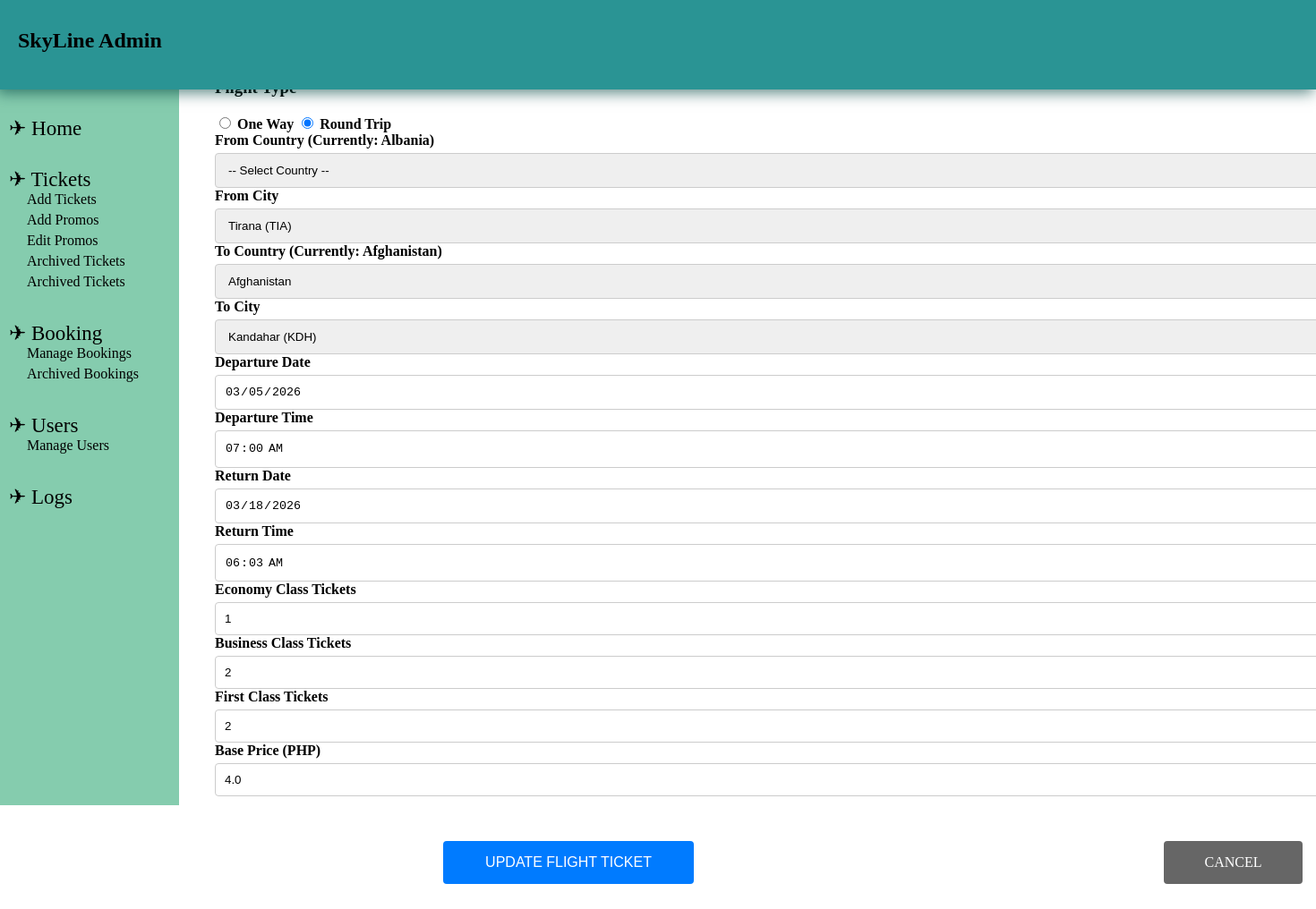
/edittickets/2, run on an earlier commit of the app's database.
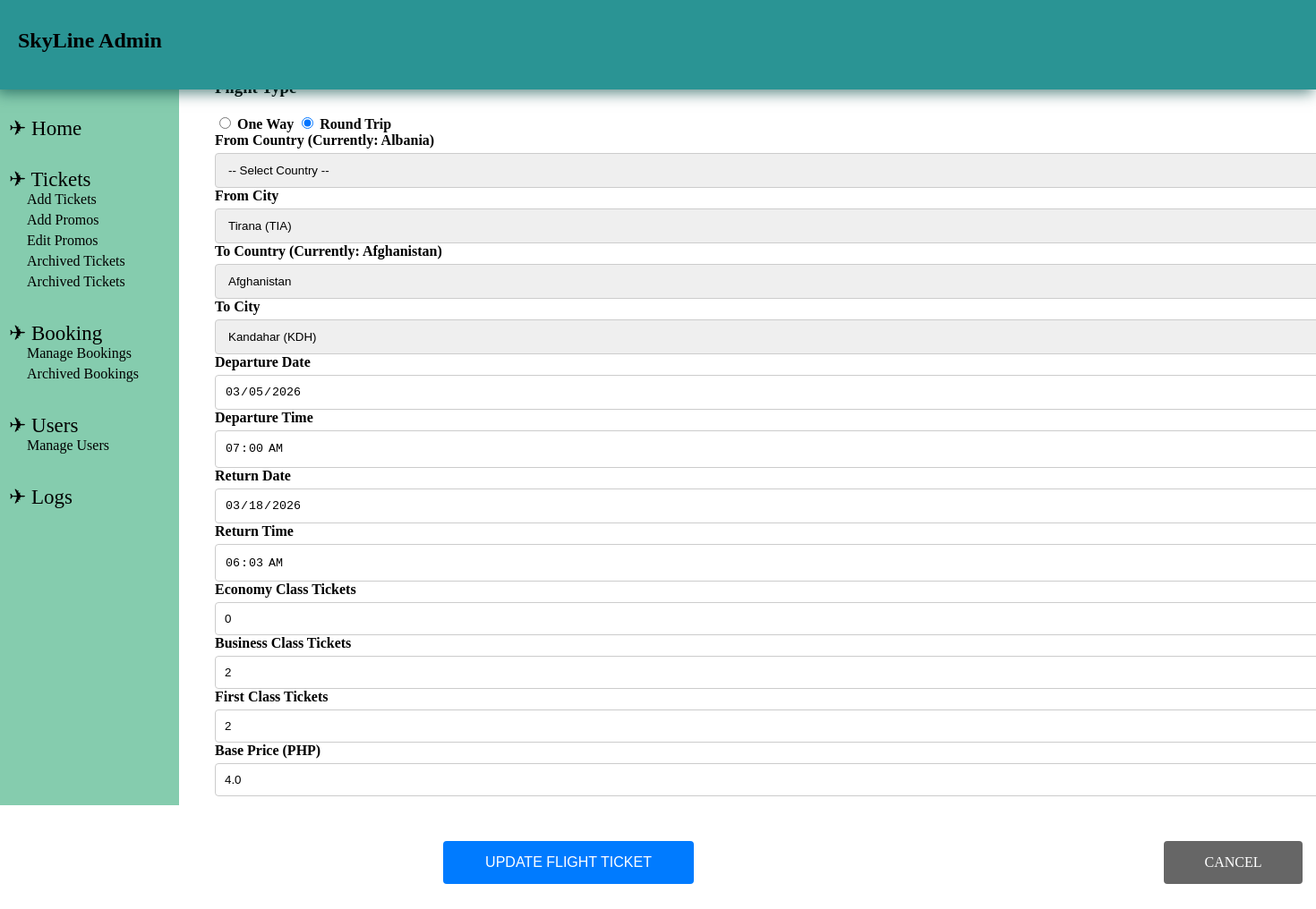
And on a later commit of the database.
### app.py (models this page shows)
class Flight(db.Model):
    id = db.Column(db.Integer, primary_key=True)
    from_country = db.Column(db.String(50), nullable=False)
    from_city = db.Column(db.String(50), nullable=False)
    to_country = db.Column(db.String(50), nullable=False)
    to_city = db.Column(db.String(50), nullable=False)
    dep_date = db.Column(db.String(20), nullable=False)
    dep_time = db.Column(db.String(20), nullable=False)
    ret_date = db.Column(db.String(20), nullable=False)
    ret_time = db.Column(db.String(20), nullable=False)
    duration = db.Column(db.String(20), nullable=False)
    tickets_economy = db.Column(db.Integer)
    tickets_business = db.Column(db.Integer)
    tickets_first = db.Column(db.Integer)
    price = db.Column(db.Float, nullable=False)
    promo_code = db.Column(db.String(50), nullable=False)
    trip_type=db.Column(db.String(50), nullable=False)

### app.py (the view, shortened to what this page needs)
@app.route('/edittickets/<int:flight_id>', methods=['GET', 'POST'])
def edittickets(flight_id):
    flight = Flight.query.get_or_404(flight_id)
    return render_template('edittickets.html', flight=flight)

### app.py (called while the page is built)
@app.after_request
def add_header(response):
    response.headers["Cache-Control"] = "no-cache, no-store, must-revalidate"
    response.headers["Pragma"] = "no-cache"
    response.headers["Expires"] = "0"
    return response

### templates/edittickets.html (shortened to what the changed rows need)
<!DOCTYPE html>
<html lang="en">
<head>
    <title>SkyLine Admin | Edit Flight</title> <link rel="stylesheet" href="{{ url_for('static', filename='adminstyle.css') }}">
</head>
<body style="height: fit-content;">
    <div class="header">
        <h2 style="margin: 32px auto auto 20px;">SkyLine Admin</h2>
    </div>
<div class="allbody" style="display: flex;">
        <div class="main-content" style="margin-left: 220px; padding: 20px; width: 100%;">
            <div class="form-container">
                <form action="{{ url_for('edittickets', flight_id=flight.id) }}" method="POST">
                    <h2 style="color: #004d4d;">Update Flight Ticket #{{ flight.id }}</h2>
                    <div class="form-section">
                        <div class="radio-group">
                            <input type="radio" name="trip_type" value="one way trip" id="oneway" onclick="toggleReturn()" {% if flight.trip_type == 'one way trip' %}checked{% endif %}>
                            <label for="oneway">One Way</label>
                            <input type="radio" name="trip_type" value="round trip" id="roundtrip" onclick="toggleReturn()" {% if flight.trip_type == 'round trip' %}checked{% endif %}>
                            <label for="roundtrip">Round Trip</label>
                        </div>
                    </div>
                    <div class="form-grid">
                        <div class="form-group">
                            <label>From Country (Currently: {{ flight.from_country }})</label>
                            <select name="from_country" id="from_country" onchange="updateCities('from')" required>
                                <option value="">-- Select Country --</option>
                            </select>
                        </div>
                        <div class="form-group">
                            <label>From City</label>
                            <select name="from_city" id="from_city" required>
                                <option value="{{ flight.from_city }}">{{ flight.from_city }}</option>
                            </select>
                        </div>
                        <div class="form-group">
                            <label>To Country (Currently: {{ flight.to_country }})</label>
                            <select name="to_country" id="to_country" onchange="updateCities('to')" required>
                                {% for country in ["Afghanistan", "Australia", "Japan", "Philippines", "United States"] %}
                                <option value="{{ country }}" {% if flight.to_country == country %}selected{% endif %}>{{ country }}</option>
                                {% endfor %}
                            </select>
                        </div>
                        <div class="form-group">
                            <label>To City</label>
                            <select name="to_city" id="to_city" required>
                                <option value="{{ flight.to_city }}">{{ flight.to_city }}</option>
                            </select>
                        </div>
                    </div>
                    <div class="form-grid">
                        <div class="form-group">
                            <label>Departure Date</label>
                            <input type="date" name="dep_date" value="{{ flight.dep_date }}" required>
                        </div>
                        <div class="form-group">
                            <label>Departure Time</label>
                            <input type="time" name="dep_time" value="{{ flight.dep_time }}" required>
                        </div>
                    </div>
                    <div id="return-section" style="display: {{ 'block' if flight.trip_type == 'round trip' else 'none' }};">
                        <div class="form-grid">
                            <div class="form-group">
                                <label>Return Date</label>
                                <input type="date" name="ret_date" value="{{ flight.ret_date }}">
                            </div>
                            <div class="form-group">
                                <label>Return Time</label>
                                <input type="time" name="ret_time" value="{{ flight.ret_time }}">
                            </div>
                        </div>
                    </div>
                    <div class="form-grid">
                        <div class="form-group">
                            <label>Economy Class Tickets</label>
                            <input type="number" name="tickets_economy" value="{{ flight.tickets_economy }}" min="0" required>
                        </div>
                        <div class="form-group">
                            <label>Business Class Tickets</label>
                            <input type="number" name="tickets_business" value="{{ flight.tickets_business }}" min="0" required>
                        </div>
                        <div class="form-group">
                            <label>First Class Tickets</label>
                            <input type="number" name="tickets_first" value="{{ flight.tickets_first }}" min="0" required>
                        </div>
                        <div class="form-group">
                            <label>Base Price (PHP)</label>
                            <input type="number" step="0.01" name="price" value="{{ flight.price }}" required>
                        </div>
                    </div>
                </form>
            </div>
        </div>
</div>
</body>
</html>

What changed in the data, as far as the page shows it:
changed Flight "Albania": tickets_economy "1" → "0"
